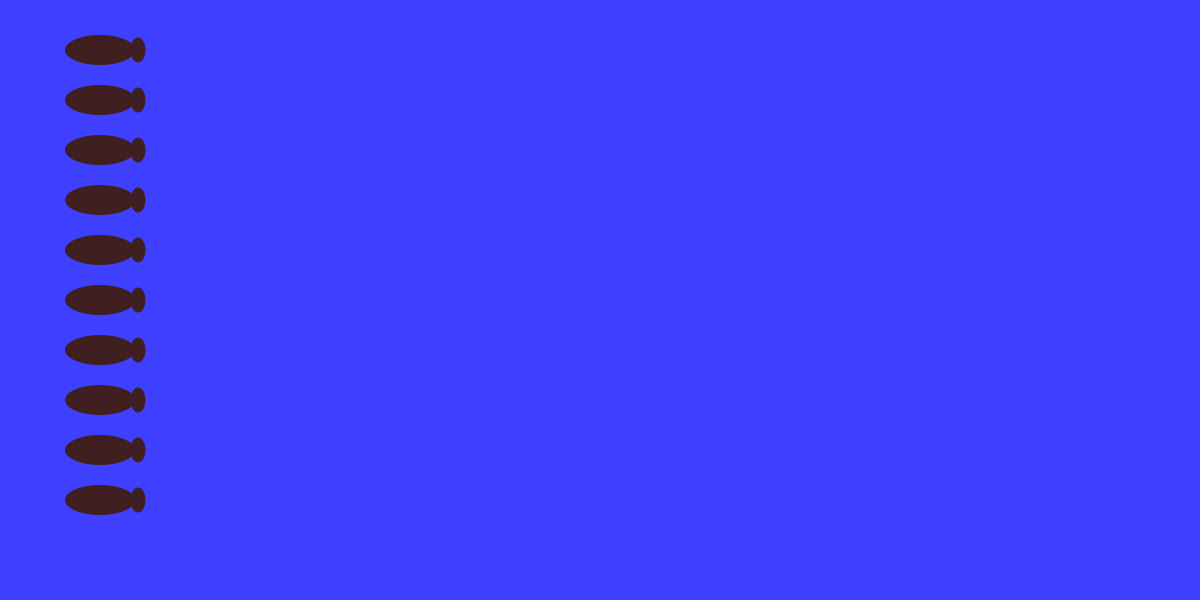
Frame 1 (no input)
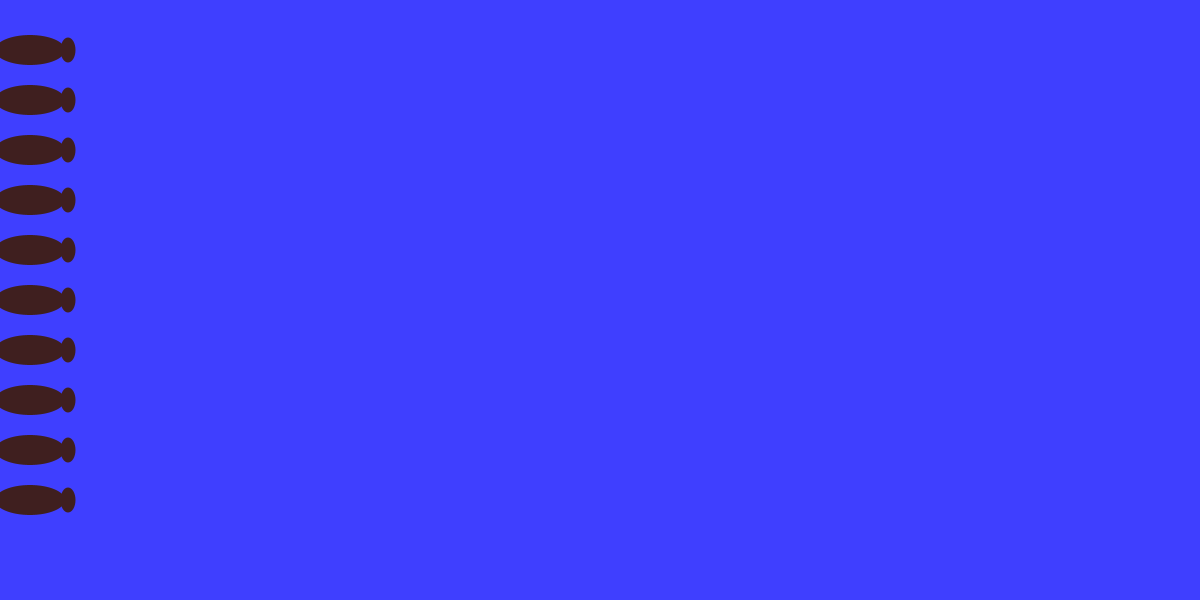
Frame 60 (the mouse pressed at the canvas centre just before this capture)
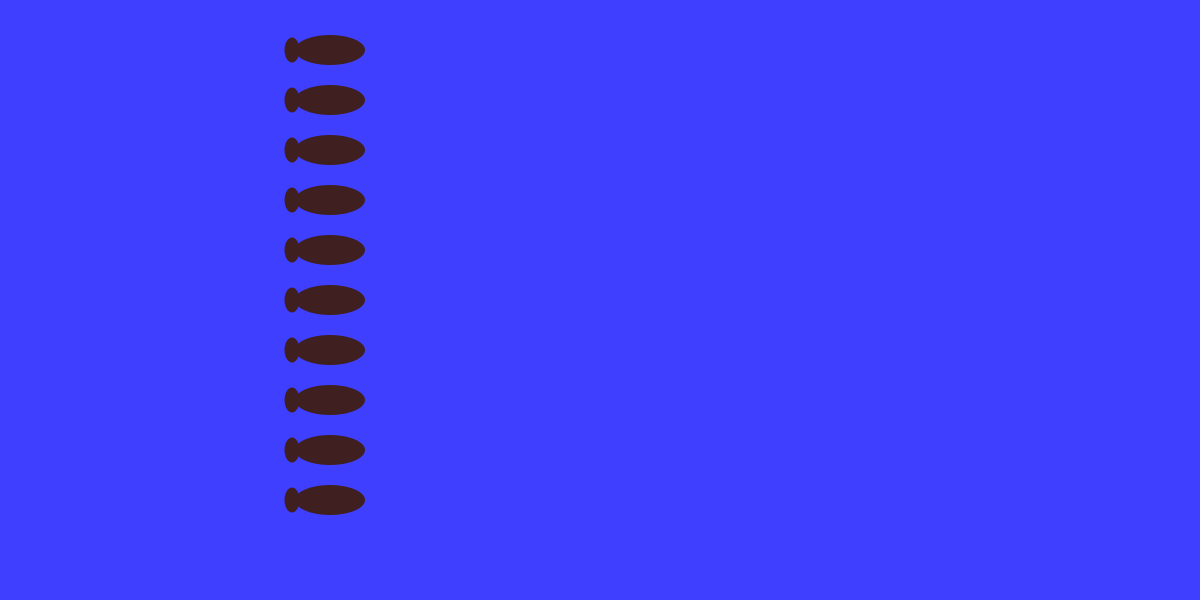
Frame 120 (the mouse held since frame 60 and released just before this capture)

The Processing sketch that drew these frames (run headless with seeded random() and noise(); from frame 60 on, the mouse is pressed at the canvas centre):

// Processing sketch: fishDancing
// ── fishDancing.pde
// 魚の中心の y座標
fish fish1 = new fish(50);
fish fish2 = new fish(100);
fish fish3 = new fish(150);
fish fish4 = new fish(200);
fish fish5 = new fish(250);
fish fish6 = new fish(300);
fish fish7 = new fish(350);
fish fish8 = new fish(400);
fish fish9 = new fish(450);
fish fish10 = new fish(500);

void setup() {
  size(1200, 600);             // ウィンドウのサイズ
  noStroke();                 // 輪郭線を無効に
  // 背景色
  fill(63, 31, 31);           // 塗る色
  
}

void draw() {
  background(63, 63, 255);
  fish1.start();
  fish2.start();
  fish3.start();
  fish4.start();
  fish5.start();
  fish6.start();
  fish7.start();
  fish8.start();
  fish9.start();
  fish10.start();
}

class fish {
   fish(int Yzahyou){
    y = Yzahyou;
  }
  private int y;
  // 定数
  final int[] fish = new int[] {     // 魚の形状 (体の中心=原点)
    0, 0, 70, 30, // 胴体の相対位置(x,y)・横幅・縦幅
    -38, 0, 15, 25                   // 尾びれの相対位置(x,y)・横幅・縦幅
  };
  final int bodyX = 0;
  final int bodyY = 1;
  final int bodyLength = 2;
  final int bodyWidth = 3;
  final int finX = 4;
  final int finY = 5;
  final int finLength = 6;
  final int finWidth = 7;
  float Time;//何秒間動いた？
  boolean move = false;
  // 変数
  float x;                             // 魚の中心の x座標
  void start() {
    if (mouseX>x && x<width-30) {
      Time=Time+0.1;
    } else if (mouseX<x && x>30) {
      Time=Time-0.1;
    }
    // 魚の姿の描画
    x = Time * 50 + 100;
    println("(" + x + "," + y + ")");
    ellipse(x + fish[bodyX], y + fish[bodyY], fish[bodyLength], fish[bodyWidth]);   // 胴体
    if (mouseX>x) {
      ellipse(x + fish[ finX], y + fish[ finY], fish[ finLength], fish[ finWidth]);   // 尾びれ
    }
    if (mouseX<x) {
      ellipse(x - fish[ finX], y + fish[ finY], fish[ finLength], fish[ finWidth]);   // 尾びれ
    }
  }

  void mousePressed() {
    if (move==false) { //クリックする前がオフの時
      move=true;     //クリックしたらオンの状態に変更する
    } else {           //クリックする前がオンの時
      move=false;    //クリックしたらオフの状態に変更する
    }
  }
}
